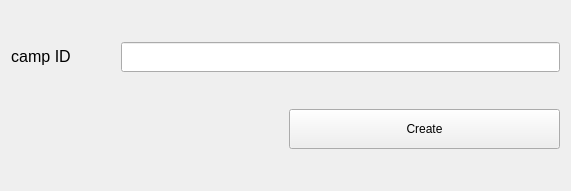
   <widget class="QWidget" name="layoutWidget">
    <property name="geometry">
     <rect>
      <x>370</x>
      <y>380</y>
      <width>571</width>
      <height>191</height>
     </rect>
    </property>
    <layout class="QVBoxLayout" name="register_camp">
     <item>
      <layout class="QHBoxLayout" name="horizontalLayout_2">
       <property name="spacing">
        <number>50</number>
       </property>
       <item>
        <widget class="QLabel" name="label_2">
         <property name="font">
          <font>
           <pointsize>10</pointsize>
          </font>
         </property>
         <property name="text">
          <string>&lt;html&gt;&lt;head/&gt;&lt;body&gt;&lt;p align=&quot;center&quot;&gt;&lt;span style=&quot; font-size:12pt;&quot;&gt;camp ID&lt;/span&gt;&lt;/p&gt;&lt;/body&gt;&lt;/html&gt;</string>
         </property>
        </widget>
       </item>
       <item>
        <widget class="QLineEdit" name="lineEdit">
         <property name="minimumSize">
          <size>
           <width>0</width>
           <height>30</height>
          </size>
         </property>
        </widget>
       </item>
      </layout>
     </item>
     <item>
      <layout class="QHBoxLayout" name="horizontalLayout_3">
       <item>
        <widget class="QLabel" name="label_3">
         <property name="text">
          <string/>
         </property>
        </widget>
       </item>
       <item>
        <widget class="QPushButton" name="pushButton_7">
         <property name="minimumSize">
          <size>
           <width>0</width>
           <height>40</height>
          </size>
         </property>
         <property name="text">
          <string>Create</string>
         </property>
        </widget>
       </item>
      </layout>
     </item>
    </layout>
   </widget>
